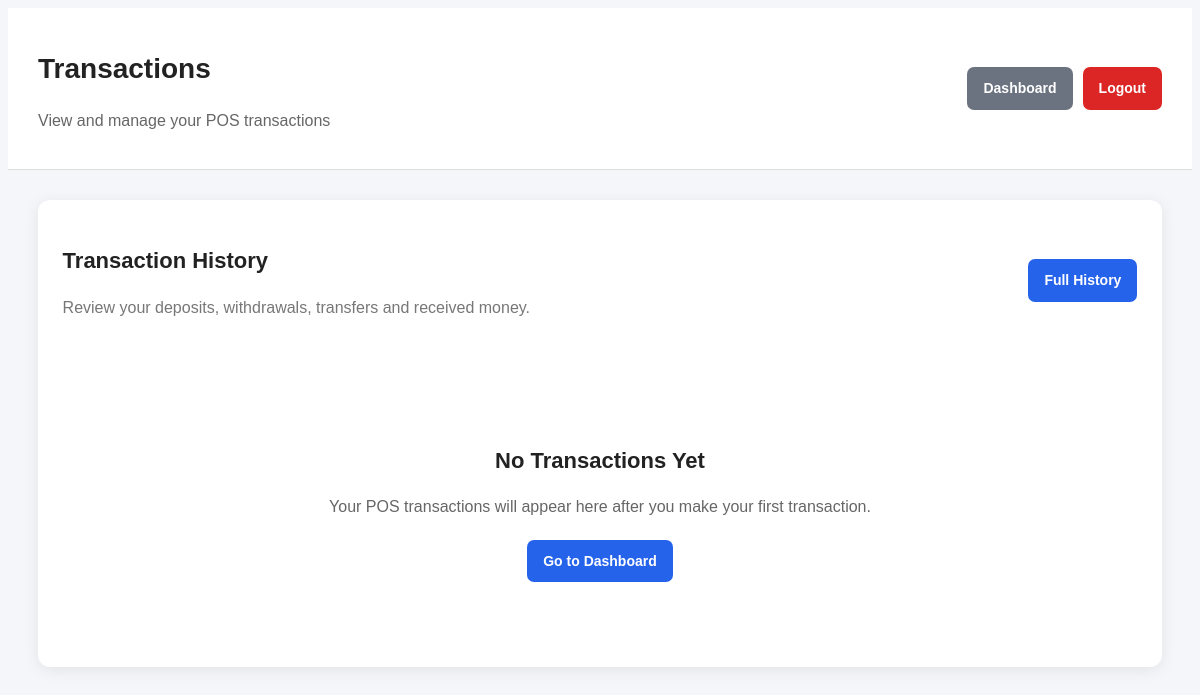
Page /transactions (signed in) on the earlier database version.
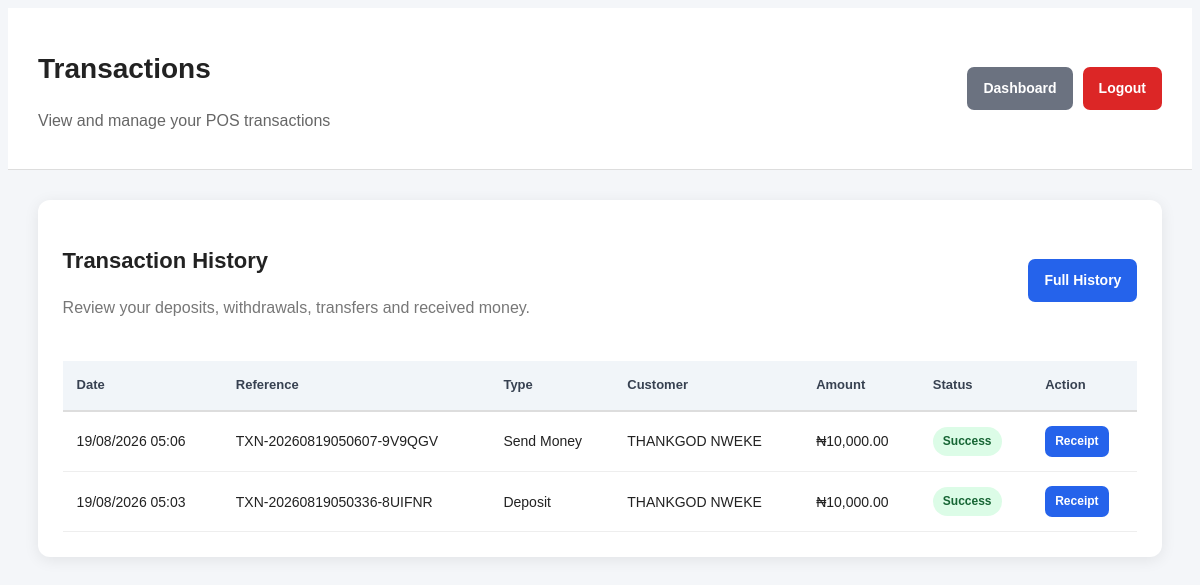
Same page on the later database version.
### app_backup.py (models this page shows, shortened)
class Transaction(db.Model):
    __tablename__ = "transactions"
    id = db.Column(
        db.Integer,
        primary_key=True
    )
    transaction_reference = db.Column(
        db.String(100),
        unique=True,
        nullable=False
    )
    sender_name = db.Column(
        db.String(150),
        nullable=True
    )
    receiver_name = db.Column(
        db.String(150),
        nullable=True
    )
    account_number = db.Column(
        db.String(50),
        nullable=True
    )
    bank_name = db.Column(
        db.String(150),
        nullable=True
    )
    transaction_type = db.Column(
        db.String(50),
        nullable=False
    )
    amount = db.Column(
        db.Float,
        nullable=False,
        default=0.00
    )
    description = db.Column(
        db.String(255),
        nullable=True
    )
    status = db.Column(
        db.String(50),
        default="Success",
        nullable=False
    )
    user_id = db.Column(
        db.Integer,
        db.ForeignKey("users.id"),
        nullable=True
    )
    created_at = db.Column(
        db.DateTime,
        default=datetime.utcnow
    )

### app_backup.py (the view)
@app.route("/transactions")
@login_required
def transaction_history():
    transactions = (
        Transaction.query
        .filter_by(user_id=current_user.id)
        .order_by(Transaction.created_at.desc())
        .all()
    )
    return render_template(
        "transactions.html",
        transactions=transactions
    )

### app_backup.py (called while the page is built)
@login_manager.user_loader
def load_user(user_id):
    try:
        return db.session.get(User, int(user_id))
    except (ValueError, TypeError):
        return None

@app.context_processor
def inject_app_information():
    return {
        "app_name": "POS Transaction Web App",
        "current_year": datetime.utcnow().year,
    }

### templates/transactions.html (shortened to what the changed rows need)
<!DOCTYPE html>
<html lang="en">
<head>
    <link rel="stylesheet"
          href="{{ url_for('static', filename='css/style.css') }}">
</head>
<body>
<div class="page-container">
    <header class="topbar">
        <div>
            <h1>Transactions</h1>
        </div>
    </header>
    <main class="content">
        <div class="card">
            <div class="card-header">
                <div>
                    <h2>Transaction History</h2>
                </div>
            </div>
            {% if transactions %}
            <div class="table-container">
                <table>
                    <thead>
                        <tr>
                            <th>Date</th>
                            <th>Reference</th>
                            <th>Type</th>
                            <th>Customer</th>
                            <th>Amount</th>
                            <th>Status</th>
                            <th>Action</th>
                        </tr>
                    </thead>
                    <tbody>
                    {% for transaction in transactions %}
                        <tr>
                            <td>
                                {% if transaction.created_at %}
                                    {{ transaction.created_at.strftime('%d/%m/%Y %H:%M') }}
                                {% else %}
                                    -
                                {% endif %}
                            </td>
                            <td>
                                {{ transaction.transaction_reference }}
                            </td>
                            <td>
                                {{ transaction.transaction_type }}
                            </td>
                            <td>
                                {% if transaction.receiver_name %}
                                    {{ transaction.receiver_name }}
                                {% elif transaction.sender_name %}
                                    {{ transaction.sender_name }}
                                {% else %}
                                    -
                                {% endif %}
                            </td>
                            <td>
                                ₦{{ "{:,.2f}".format(transaction.amount or 0) }}
                            </td>
                            <td>
                                {% if transaction.status == 'Success' %}
                                    <span class="status success">
                                        Success
                                    </span>
                                {% elif transaction.status == 'Pending' %}
                                    <span class="status pending">
                                        Pending
                                    </span>
                                {% else %}
                                    <span class="status failed">
                                        {{ transaction.status }}
                                    </span>
                                {% endif %}
                            </td>
                            <td>
                                <a href="{{ url_for(
                                    'receipt',
                                    transaction_reference=transaction.transaction_reference
                                ) }}"
                                   class="btn btn-small">
                                    Receipt
                                </a>
                            </td>
                        </tr>
                    {% endfor %}
                    </tbody>
                </table>
            </div>
            {% else %}
                <div class="empty-state">
                    <h3>No Transactions Yet</h3>
                    <p>
                        Your POS transactions will appear here
                        after you make your first transaction.
                    </p>
                    <a href="{{ url_for('dashboard') }}"
                       class="btn btn-primary">
                        Go to Dashboard
                    </a>
                </div>
            {% endif %}
        </div>
    </main>
</div>
</body>
</html>

Differences in the rows shown:
added Transaction: amount "10,000.00", status "Success"
added Transaction: amount "10,000.00", status "Success"
Other differences:
text no longer shown: "No Transactions Yet Your POS transactions will appear here after you make your first transaction. Go to Dashboard"
text now shown: "Date Reference Type Customer Amount Status Action"
